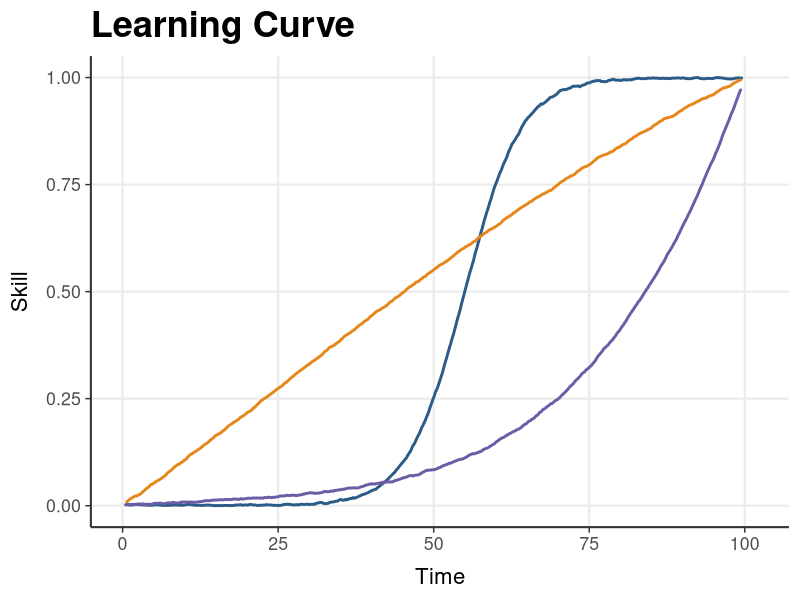

Source code (R):
## ---- chunk 1

# install.packages(c("ggplot2", "dplyr"))  # if needed

library(ggplot2)
library(dplyr)

set.seed(42)

# Helper: light moving-average to get gentle wiggles (base R, no extra packages)
ma <- function(x, k = 7) {
  stats::filter(x, rep(1/k, k), sides = 2) |> as.numeric()
}

# X axis
n  <- 600
x  <- seq(0, 100, length.out = n)  # "Time"

# --- Curves (all scaled to [0, 1]) ----------------------------------------

# 1) Orange: fast start, then plateaus
#    Use a Gompertz-like rise to a plateau; add tiny noise + smooth
a_or  <- 0.015         # rate
y_or0 <- exp(-exp(-a_or*(x - 25)))  # Gompertz shape
y_or  <- (y_or0 - min(y_or0)) / (max(y_or0) - min(y_or0))
y_or  <- pmin(1, pmax(0, y_or + rnorm(n, 0, 0.004)))
y_or  <- ma(y_or, 9)
y_or  <- pmin(1, pmax(0, y_or))

# 2) Blue: centered S-curve (logistic), steeper in the middle
k_bl  <- 0.22   # steepness
x0_bl <- 55     # inflection near the middle
y_bl0 <- 1 / (1 + exp(-k_bl*(x - x0_bl)))
y_bl  <- (y_bl0 - min(y_bl0)) / (max(y_bl0) - min(y_bl0))
y_bl  <- pmin(1, pmax(0, y_bl + rnorm(n, 0, 0.004)))
y_bl  <- ma(y_bl, 7)
y_bl  <- pmin(1, pmax(0, y_bl))

# 3) Purple: slow, steady climb across most of the range
#    Use a power curve + linear blend to stay gradual for longer
y_pr0 <- (x/100)^4.35 * 0.92 + (x/100) * 0.08
y_pr  <- pmin(1, pmax(0, y_pr0 + rnorm(n, 0, 0.004)))
y_pr  <- ma(y_pr, 9)
y_pr  <- pmin(1, pmax(0, y_pr))

# Bind to tidy frame
df <- bind_rows(
  data.frame(x = x, y = y_bl, curve = "Blue – S curve"),
  data.frame(x = x, y = y_or, curve = "Orange – fast then plateau"),
  data.frame(x = x, y = y_pr, curve = "Purple – steady long climb")
)

# Colors chosen to resemble your figure
cols <- c(
  "Blue – S curve"               = "#2B5C88",
  "Orange – fast then plateau"   = "#E5871B",
  "Purple – steady long climb"   = "#6B5CA5"
)

p <- ggplot(df, aes(x, y, color = curve)) +
  geom_line(linewidth = 1.0, lineend = "round") +
  scale_color_manual(values = cols, guide = "none") +
  coord_cartesian(ylim = c(0, 1), xlim = c(0, 100), expand = FALSE) +
  scale_y_continuous(labels = scales::label_number(accuracy = 0.01)) +
  labs(
    title = "Learning Curve",
    x = "Time",
    y = "Skill"
  ) +
  theme_minimal(base_size = 16) +
  theme(
    plot.title = element_text(face = "bold", size = 26, hjust = 0),
    panel.grid.minor = element_blank(),
    axis.title.x = element_text(margin = margin(t = 10)),
    axis.title.y = element_text(margin = margin(r = 10)),
    axis.line = element_line(color = "#333333", linewidth = 0.7),
    axis.ticks = element_line(color = "#333333", linewidth = 0.5)
  )

# Optional: label line ends like in many learning-curve graphics
endpoints <- df %>% group_by(curve) %>% slice_tail(n = 1)
p +
  geom_text(
    data = endpoints,
    aes(label = sub(".*–\\s", "", curve)),
    hjust = -0.05, vjust = 0.5, size = 5, fontface = "plain",
    show.legend = FALSE
  ) +
  coord_cartesian(xlim = c(0, 102))  # add room for end labels

# ggsave("learning_curves.png", width = 12, height = 6, dpi = 300)

